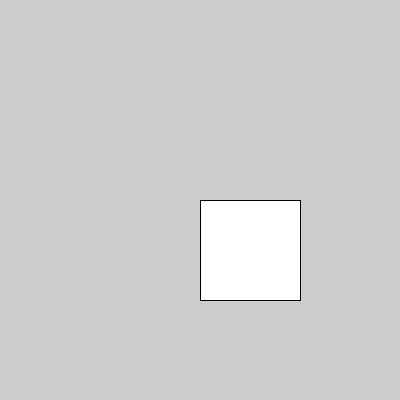
Frame 1 (no input)
Frame 60 (the mouse pressed at the canvas centre just before this capture): identical to frame 1, image omitted
Frame 120 (the mouse held since frame 60 and released just before this capture): identical to frame 1, image omitted

The Processing sketch that drew this single still picture (run headless with seeded random() and noise(); from frame 60 on, the mouse is pressed at the canvas centre):

// Processing sketch: HUD
// ── HUD.pde
private Dado dado;

public void setup(){
 size(400, 400);
 
 
 
 
 dado = new Dado();
 dado.setposicion(new PVector (width/2, height/2));  
 dado.setlado(100);  
  
}
public void draw(){
  dado.dibujar();
  
}
/*
public void keyPressed(){
 if(key == 'a'){
   println("la presiono");
   dado.tirardado();
   dado.dibujar(); 
  
}*/

// ── Dado.pde
class Dado{
 private int valor;
 private int lado;
 private PVector posicion;
 
 
 
 public Dado(){
  }
  public void dibujar(){
   square(this.posicion.x, this.posicion.y, this.lado);
   
   
 }
 
 public void setposicion(PVector posicion){
  this.posicion=posicion;
   
   
 }
 
 public void setlado(int lado){
     this.lado=lado;
 }
 
 
 
 
 
 
 
 
 
 
}// fin dado
 
 
 
 
  
 
 
